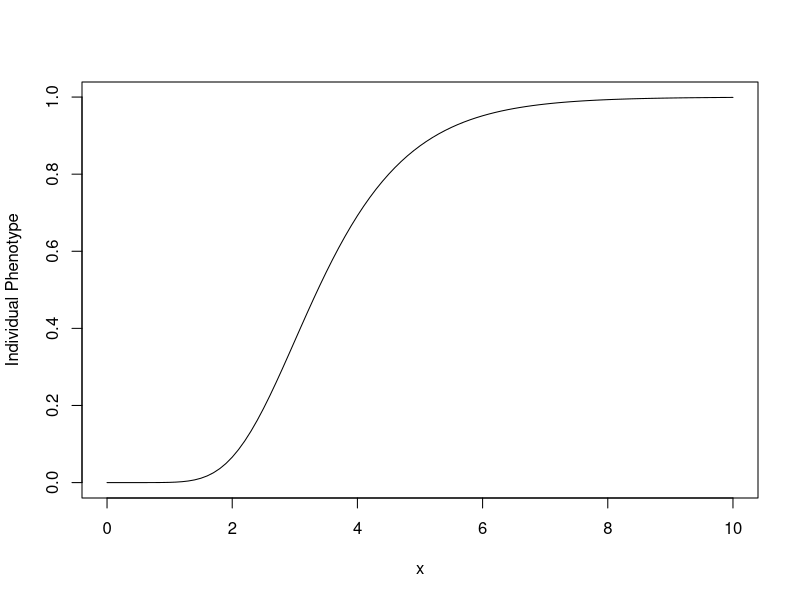
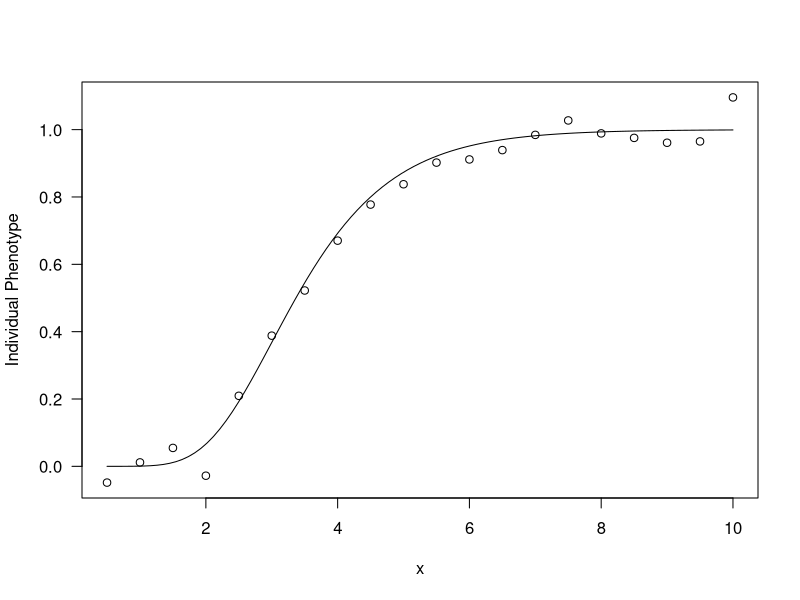
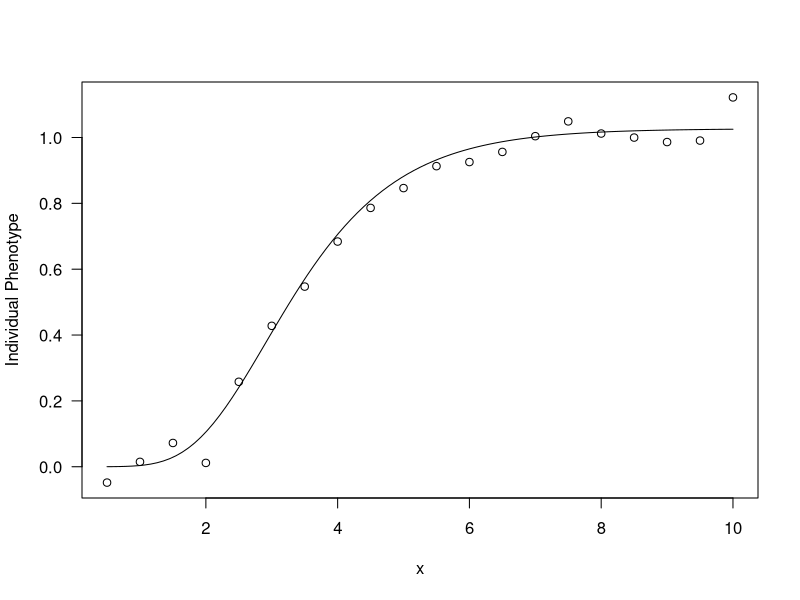
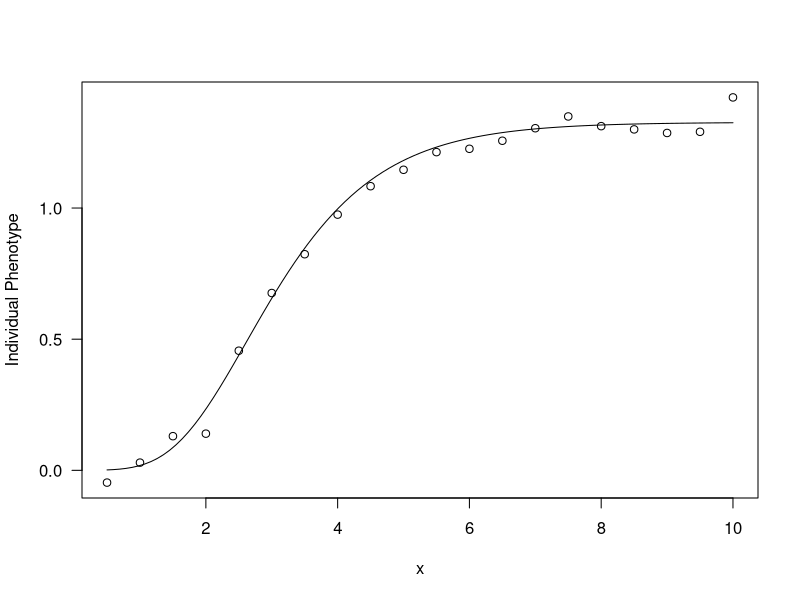
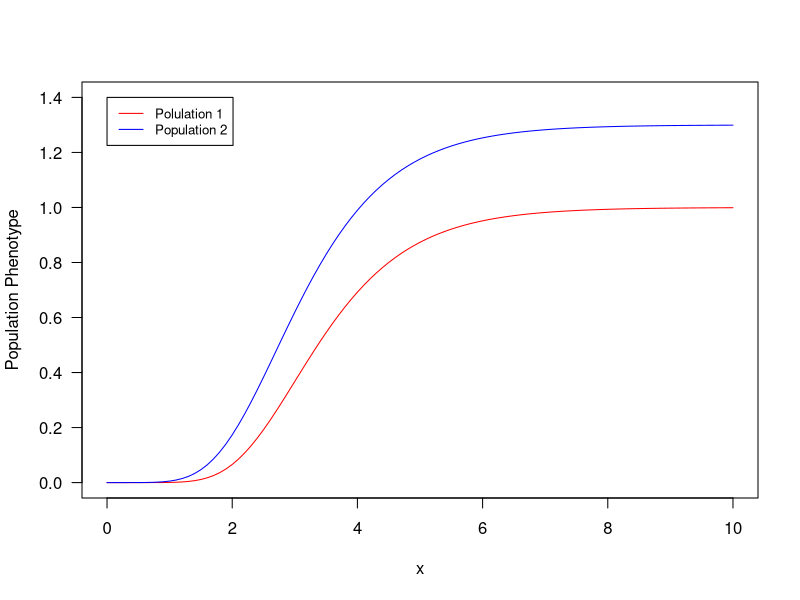
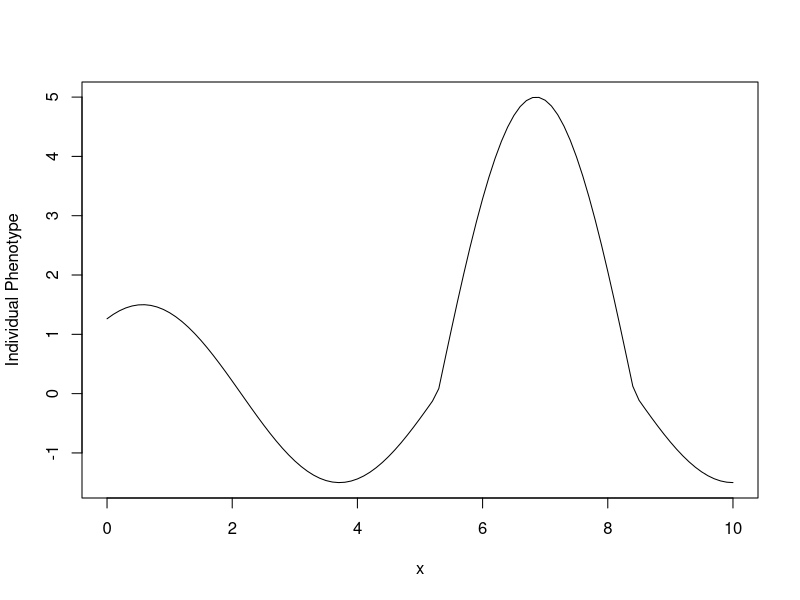
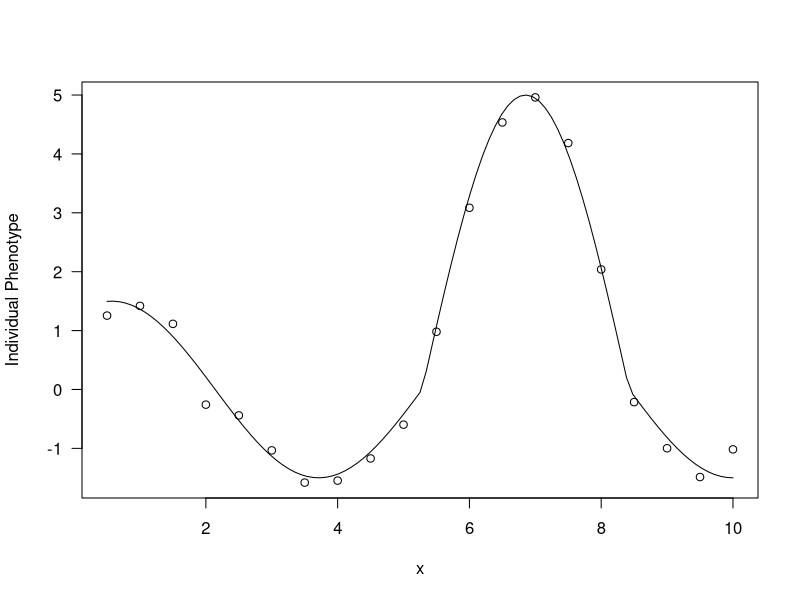
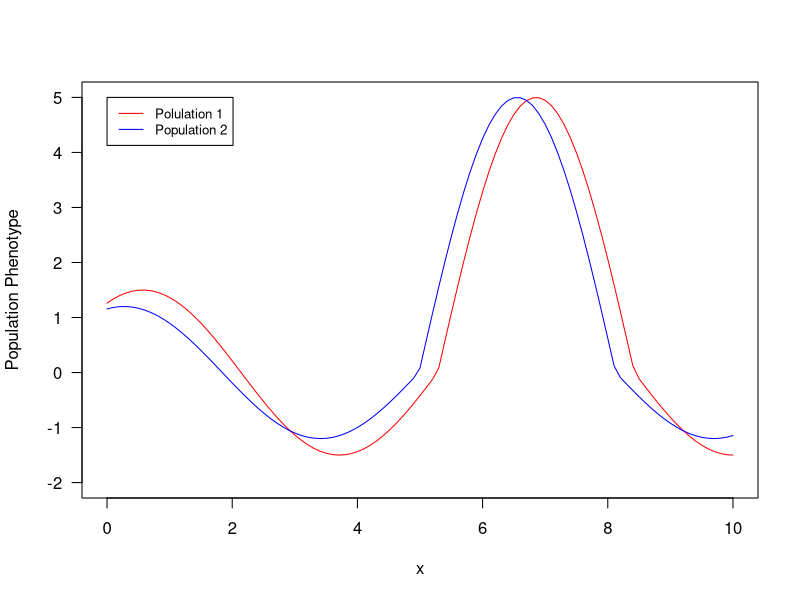

Here is the R script that generated these plots, in order:
#Here I attempt to reproduce the data from HYPOTHESIS TESTING IN COMPARATIVE AND 
#EXPERIMENTAL STUDIES OF FUNCTION-VALUED TRAITS
#Referred to in this script as "HypothesisTesting"
#first let's set up an output folder for the data that we produce

wd <- getwd()

#check if output folder already exists otherwise create one
DataOut <- "data_output"
if (file.exists(DataOut) == FALSE) {
  dir.create(file.path(wd, DataOut), showWarnings = FALSE) 
} else print("Output Folder Already exists")

#map folders to R structure
outputlocation <- paste(wd, "/data_output/" , sep = "")
data.files <- list.files(outputlocation)


#------- Monotonic Growth Function ---------
#Here I define the monotonic growth function in terms of a (alpha in the paper), 
#k (kappa in the paper), and g (gamma in the paper)
MonoGrowth <- function(a, k, g, x) {
  a*exp(-exp(-k*(x-g)))-exp(-exp(k*(g)))
}

#Now let's plot this and fiddle around with the parameters a, k, and g...
#until we get some reasonable-looking function.
curve(MonoGrowth(1, 1, 3, x), 0, 10, 101, ylab = "Individual Phenotype", xlab = "x")

#Now let's account for our measurement error
#We can make a vector of random measurement errors with a set standard deviation
set.seed(1234)
MonoError <- rnorm(n=20, mean=0, sd=0.04)

#Let's test this out by generating some data with the error and function defined above
MonoTest <- cbind(rep(NA, 20), rep(NA, 20))

for (i in 1:20) {
  MonoTest[i,1] <- (i/2)
  MonoTest[i,2] <- MonoGrowth(1, 1, 3, (i/2)) + MonoError[i]
}

#We can plot these data against the originl curve to see if we're on track
plot(MonoTest, ylab = "Individual Phenotype", xlab = "x", las = 1)
curve(MonoGrowth(1, 1, 3, x), n = 101, 
      ylim=c(-0.5, 1.2), add = TRUE)

#Now that we've tested this out we're ready to generate some real data!

#Data Generation
#First let's define the underlying function of the first group of individuals
#population 1:
a1 <- 1
k1 <- 1
g1 <- 3
#Note that these are the average values for the population and not the values for each individual

#Now let's build a data frame for our data
MonoData1 <- data.frame(matrix(NA, nrow=10, ncol=20))


#Now we want to keep track of what a, k, and g are for each individual
#so let's make a table of these values.
Mono1akg <- data.frame(matrix(NA, nrow=10, ncol=3))

#Time to fill the data frame
for (i in 1:10) {
  set.seed(1234*i)
  MonoError <- rnorm(n=20, mean=0, sd=0.04) #measurement error
  IndiDev <- rnorm(n=3, mean=0, sd=0.2) #the individual's deviation from the population average
  Mono1akg[i,1] <- a1+IndiDev[1]
  Mono1akg[i,2] <- k1+IndiDev[2]
  Mono1akg[i,3] <- g1+IndiDev[3]
  for (l in 1:20){
    MonoData1[i,l] <- MonoGrowth((a1+IndiDev[1]), (k1+IndiDev[2]), (g1+IndiDev[3]), (l/2)) + MonoError[l]
  }
}

#Let's check that the data frame looks right
str(MonoData1)

#Before we plot this let's define our x-values
#We'll likely be using these x-values a lot so let's make them an object
inp <- seq(from = 0.5, to = 10, by = 0.5)

#Now let's name the columns based on the x-value associated with each "observation"
colnames(MonoData1) <- inp

#let's plot this out to see if it worked
plot(inp, MonoData1[1,], ylab = "Individual Phenotype", xlab = "x", las = 1)
curve(MonoGrowth(Mono1akg[1,1], Mono1akg[1,2], Mono1akg[1,3], x), n = 101, 
      ylim=c(-0.5, 1.2), add = TRUE)

#and finally, we can export these data to a file
#the advantage of doing this is that we can then input the data 
#and treat it as though it were collected from the wild
write.table(MonoData1, paste(outputlocation, "MonoData1", sep = ""))

#Now let's repeat this for the second population that differs slightly (by 0.3)
#from the first population in it's a and g values

#population 2:
a2 <- 1.3
k2 <- 1
g2 <- 2.7

#For reference:
#population 1:
#a1 <- 1
#k1 <- 1
#g1 <- 3

#Once again we need to build a data frame for our data
MonoData2 <- data.frame(matrix(NA, nrow=100, ncol=20))

#and one to keep track of what a, k, and g are for each individual in this population
Mono2akg <- data.frame(matrix(NA, nrow=100, ncol=3))


#Time to fill these frames
for (i in 1:10) {
  set.seed(1234*i)
  MonoError <- rnorm(n=20, mean=0, sd=0.04) #measurement error
  IndiDev <- rnorm(n=3, mean=0, sd=0.2) #individual deviation from population mean
  for (l in 1:20){
    MonoData2[i,l] <- MonoGrowth(a2+IndiDev[1], k2+IndiDev[2], g2+IndiDev[3], (l/2)) + MonoError[l]
  }
  Mono2akg[i,1] <- a2+IndiDev[1]
  Mono2akg[i,2] <- k2+IndiDev[2]
  Mono2akg[i,3] <- g2+IndiDev[3]
}



#Let's check that this is working
str(MonoData2)

#and label the columns with their x-values
#(in this case the x-values are the same for both populations but they need not be
#FVT analysis does not care what x-values we made observations at)
colnames(MonoData2) <- inp

#let's plot this out to see if it worked
plot(inp, MonoData2[1,], ylab = "Individual Phenotype", xlab = "x", las = 1)
curve(MonoGrowth(Mono2akg[1,1], Mono2akg[1,2], Mono2akg[1,3], x), n = 101, 
      ylim=c(-0.5, 1.2), add = TRUE)

#and once again we can export the data, and pretend it isn't artificial
write.table(MonoData2, paste(outputlocation, "MonoData2", sep = ""))


#Now let's compare these two populations with a plot
plot(1, type = "n", ylab = "Population Phenotype", xlab = "x", las = 1, xlim = c(0, 10), ylim = c(0, 1.4))
curve(MonoGrowth(a1, k1, g1, x), n = 101, 
      ylim=c(-0.5, 1.2), add = TRUE, col = "red")
curve(MonoGrowth(a2, k2, g2, x), n = 101, 
      ylim=c(-0.5, 1.2), add = TRUE, col = "blue")
legend(0, 1.4, legend = c("Polulation 1", "Population 2"), col=c("red", "blue"), lty=1, cex=0.8)


#------- Cyclic Expression Function ---------
#Here I define the cyclic expression function in terms of a (alpha in the paper), 
#k (kappa in the paper), and g (gamma in the paper)
Cyclic <- function(a, k, g, x) {
  ifelse((((2*pi)-g) <= x & x <= ((3*pi)-g)), k*sin(x+g), a*sin(x+g))
}

#Once again let's fiddle around with the values of a, k, and g until the function looks reasonable
curve(Cyclic(1.5, 5, 1, x), 0, 10, 101, ylab = "Individual Phenotype", xlab = "x")

#Now let's construct some random measurement error
#note that the measurement error for this cyclic function is greater that that of 
#the monotonous growth function with a standard deviation of 0.2 instead of 0.04
set.seed(1234)
CyclicError <- rnorm(n=20, mean=0, sd=0.2)

#Now lwt's construct a test dataset
#First we make an empty frame
CyclicTest <- cbind(rep(NA, 20), rep(NA, 20))

#Then we fill it with test data
for (i in 1:20) {
  CyclicTest[i,1] <- (i/2)
  CyclicTest[i,2] <- Cyclic(1.5, 5, 1, (i/2)) + CyclicError[i]
}

#Then we plot it
plot(CyclicTest,  ylab = "Individual Phenotype", xlab = "x", las = 1)
curve(Cyclic(1.5, 5, 1, x), n = 101, 
      ylim=c(-0.5, 1.2), add = TRUE)

#Time to generate data for an entire population
#First we will set the mean a, k, and g values for this population
#population 1:
a1 <- 1.5
k1 <- 5
g1 <- 1

#Next we will make an empty data frame for our data
CyclicData1 <- data.frame(matrix(NA, nrow=100, ncol=20))
#and an empty frae for the individual a, k, and g values
Cyclic1akg <- data.frame(matrix(NA, nrow=100, ncol=3))

#Now we fill them
for (i in 1:100) {
  set.seed(1234*i)
  CyclicError <- rnorm(n=20, mean=0, sd=0.04) #measurement error
  IndiDev <- rnorm(n=3, mean=0, sd=0.2) #Individual deviation from population mean
  for (l in 1:20){
    CyclicData1[i,l] <- Cyclic(a1+IndiDev[1], k1+IndiDev[2], 
                               g1+IndiDev[3], (l/2)) + CyclicError[l]
  }
  Cyclic1akg[i,1] <- a1+IndiDev[1]
  Cyclic1akg[i,2] <- k1+IndiDev[2]
  Cyclic1akg[i,3] <- g1+IndiDev[3]
}

#Let's make sure this data frame looks ok
str(CyclicData1)

#Let's label our columns with their corrosponding x-values
colnames(CyclicData1) <- inp

#and finally we can export this data to a file
write.table(CyclicData1, paste(outputlocation, "CyclicData1", sep = ""))

#Time to make cyclic data for a second population to compare with the first
#population 2:
a2 <- 1.2
k2 <- 5
g2 <- 1.3

#For Reference:
#population 1:
#a1 <- 1.5
#k1 <- 5
#g1 <- 1

#We start again with empty frames
#One for the data
CyclicData2 <- data.frame(matrix(NA, nrow=100, ncol=20))

#one for each individual's coefficients
Cyclic2akg <- data.frame(matrix(NA, nrow=100, ncol=3))

#Then we fill the data frames
for (i in 1:100) {
  set.seed(1234*i)
  CyclicError <- rnorm(n=20, mean=0, sd=0.04)
  IndiDev <- rnorm(n=3, mean=0, sd=0.2)
  for (l in 1:20){
    CyclicData2[i,l] <- Cyclic(a2+IndiDev[1], k2+IndiDev[2], 
                               g2+IndiDev[3], (l/2)) + CyclicError[l]
  }
  Cyclic2akg[i,1] <- a1+IndiDev[1]
  Cyclic2akg[i,2] <- k1+IndiDev[2]
  Cyclic2akg[i,3] <- g1+IndiDev[3]
}

#Label the columns
colnames(CyclicData2) <- inp

#Check structure
str(CyclicData2)

#Export data
write.table(CyclicData2, paste(outputlocation, "CyclicData2", sep = ""))

#Now let's compare these two populations with a plot
plot(1, type = "n", ylab = "Population Phenotype", xlab = "x", las = 1, xlim = c(0, 10), ylim = c(-2, 5))
curve(Cyclic(a1, k1, g1, x), n = 101, 
      ylim=c(-0.5, 1.2), add = TRUE, col = "red")
curve(Cyclic(a2, k2, g2, x), n = 101, 
      ylim=c(-0.5, 1.2), add = TRUE, col = "blue")
legend(0, 5, legend = c("Polulation 1", "Population 2"), col=c("red", "blue"), lty=1, cex=0.8)

#------- Unimodal Performance Function ---------
#Here I define the unimodal performance function in terms of a, k (kappa in the paper), 
#and g (gamma in the paper)
Unimodal <- function(a, k, g, x) {
  ifelse(x <= g, 
    exp(-a)*exp(-(a*x*(x-2*g))/(g^2)),
    exp(-k)*exp(-(k*x*(x-2*g))/(g^2)))
}
#Test plot to find appropriate coefficients
curve(Unimodal(1, 2, 4, x), 0, 10, 101, ylab = "Individual Phenotype", xlab = "x")

#manufacture measurement error
set.seed(1234)
UnimodalError <- rnorm(n=20, mean=0, sd=0.2)

#Construct test dataset
#Build empty frame
UnimodalTest <- cbind(rep(NA, 20), rep(NA, 20))

#fill frame
for (i in 1:20) {
  UnimodalTest[i,1] <- (i/2)
  UnimodalTest[i,2] <- Unimodal(1, 2, 4, (i/2)) + UnimodalError[i]
}

#Test plot
plot(UnimodalTest, ylab = "Individual Phenotype", xlab = "x", las = 1)
curve(Unimodal(1, 2, 4, x), n = 101, 
      ylim=c(-0.5, 1.2), add = TRUE)

#Data Generation
#population 1:
a1 <- 1
k1 <- 2
g1 <- 4

#Make empty frae for data
UnimodalData1 <- data.frame(matrix(NA, nrow=100, ncol=20))

#Make empty frame for individual a, k, and g values
Unimodal1akg <- data.frame(matrix(NA, nrow=100, ncol=3))

for (i in 1:100) {
  set.seed(1234*i)
  UnimodalError <- rnorm(n=20, mean=0, sd=0.2) #measurement error
  IndiDev <- rnorm(n=3, mean=0, sd=0.2) #Individual deviation from population mean
  for (l in 1:20){
    UnimodalData1[i,l] <- Unimodal(a1+IndiDev[1], k1+IndiDev[2], 
                                   g1+IndiDev[3], (l/2)) + UnimodalError[l]
  }
  Unimodal1akg[i,1] <- a1+IndiDev[1]
  Unimodal1akg[i,2] <- k1+IndiDev[2]
  Unimodal1akg[i,3] <- g1+IndiDev[3]
}

#Check structure for errors
str(UnimodalData1)

#Label columns
colnames(UnimodalData1) <- inp

#Export data
write.table(UnimodalData1, paste(outputlocation, "UnimodalData1", sep = ""))

#population 2:
a2 <- 1.3
k2 <- 2
g2 <- 4.3

#For reference:
#population 1:
#a1 <- 1
#k1 <- 2
#g1 <- 4

#Construct empty frame for the data
UnimodalData2 <- data.frame(matrix(NA, nrow=100, ncol=20))

#Construct empty frame for the coefficients
Unimodal2akg <- data.frame(matrix(NA, nrow=100, ncol=3))

#Fill frames
for (i in 1:100) {
  set.seed(1234*i)
  UnimodalError <- rnorm(n=20, mean=0, sd=0.2) #measurement error
  IndiDev <- rnorm(n=3, mean=0, sd=0.2) #
  for (l in 1:20){
    UnimodalData2[i,l] <- Unimodal(a1+IndiDev[1], k1+IndiDev[2], 
                                   g1+IndiDev[3], (l/2)) + UnimodalError[l]
  }
  Unimodal2akg[i,1] <- a1+IndiDev[1]
  Unimodal2akg[i,2] <- k1+IndiDev[2]
  Unimodal2akg[i,3] <- g1+IndiDev[3]
}

#Check structure for obvious issues
str(UnimodalData2)

#Label columns
colnames(UnimodalData2) <- seq(from = 0.5, to = 10, by = 0.5)

#export data
write.table(UnimodalData2, paste(outputlocation, "UnimodalData2", sep = ""))

#Now let's compare these two populations with a plot
plot(1, type = "n", ylab = "Population Phenotype", xlab = "x", las = 1, xlim = c(0, 10), ylim = c(0, 1))
curve(Unimodal(a1, k1, g1, x), n = 101, 
      ylim=c(-0.5, 1.2), add = TRUE, col = "red")
curve(Unimodal(a2, k2, g2, x), n = 101, 
      ylim=c(-0.5, 1.2), add = TRUE, col = "blue")
legend(5.6, 1.02, legend = c("Polulation 1", "Population 2"), col=c("red", "blue"), lty=1, cex=0.8)


